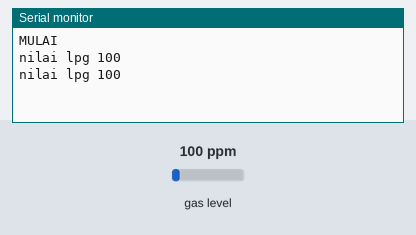
Simulated run of this sketch. Board: ESP32. Shown: the last lines printed to the serial monitor. The inputs (shaded band) are chosen by the test bench; at power-on: gas level 100 ppm.

Above: at 1.7 s.
1.8 s: gas level set to 20 ppm
At 3.1 s:
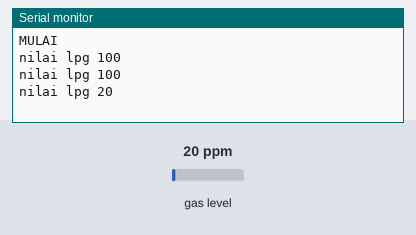
3.3 s: gas level set to 250 ppm
At 4.1 s:
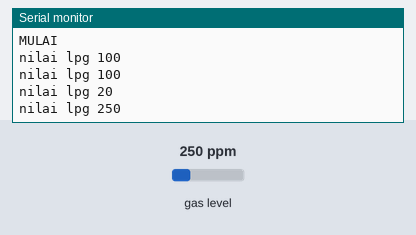
Timing chart, 0 to 6.3 s (numbered marks = the images above; inputs shaded):
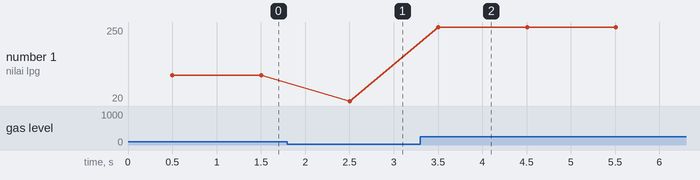

The sketch:

percobaan-sensor-gas.ino
```cpp
#include <MQ2.h>

#define pin 26
int lpg, co, smoke;
MQ2 mq2(pin);

void setup() {
  // put your setup code here, to run once:
  Serial.begin(115200);
  mq2.begin();
  Serial.println("MULAI");
}

void loop() {
  // put your main code here, to run repeatedly:
  /*
  * 1 = LPG in ppm
  * 2 = CO in ppm
  * 3 = SMOKE in ppm
  */


  float* values= mq2.read(true);
  //lpg = values[0];
  lpg = mq2.readLPG();
  Serial.print("nilai lpg ");
  Serial.println(lpg);
  //co = values[1];
  co = mq2.readCO();
  //smoke = values[2];
  smoke = mq2.readSmoke();
  delay(1000);
}
```

Measured:
- after the input at 1.8 s, the serial monitor: prints a new line after 0.70 s (image 1)
- after the input at 3.3 s, the serial monitor: prints a new line after 0.20 s (image 2)
- plotted number 1: 100 → 20 after the input at 1.8 s, 20 → 250 after the input at 3.3 s
